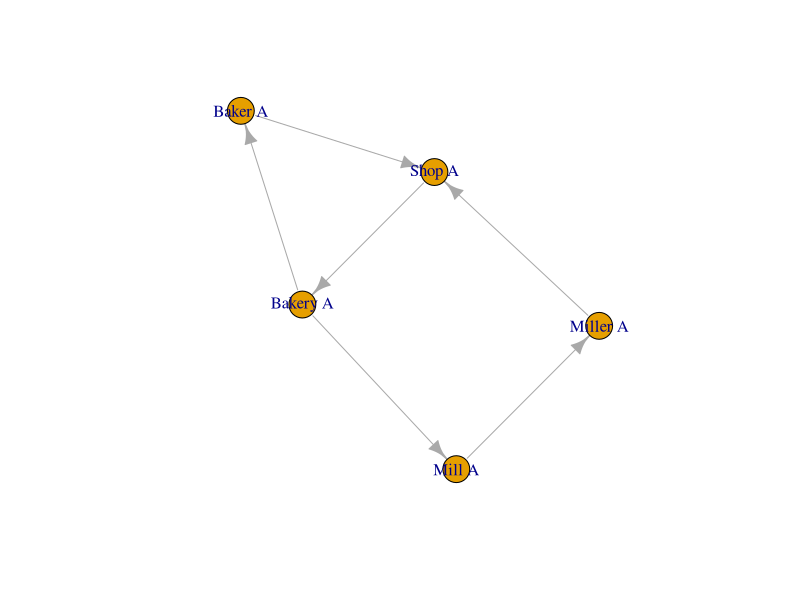

This figure's R source:
## ---- chunk 1
library(tidyverse)

economy <- tibble::tribble(
  ~source,    ~quantity,  ~unit,    ~type,    ~destination,
  'Bakery A',        10,  'loaf',   'bread',  'Shop A',
  'Shop A',          10,  '£',      'money',  'Bakery A',
  'Bakery A',        10,  '£',      'money',  'Baker A',
  'Baker A',         10,  'hour',   'time',   'Bakery A',
  'Shop A',           1,  'loaf',   'bread',  'Baker A',
  'Baker A',          1,  '£',      'money',  'Shop A',
  'Mill A',        1000,  'gram',   'flour',  'Bakery A',
  'Bakery A',         5,  '£',      'money',  'Mill A',
  'Mill A',           5,  '£',      'money',  'Miller A',
  'Miller A',         1,  '£',      'money',  'Shop A',
  'Shop A',           1,  'loaf',   'bread',  'Miller A',
)

DiagrammeR::grViz(
  paste0(
    "
      digraph {
          node [shape=record];
          rankdir=LR;
    ",
    economy %>%
      pivot_longer(
        cols = c(source, destination),
        values_to = 'actor',
        names_to = 'direction'
      ) %>%
      group_by(actor) %>%
      summarise(
        types = type %>%
                  unique() %>%
                  sort() %>%
                  list()
      ) %>%
      rowwise() %>%
      mutate(
        graphviz_node = glue::glue(
          "
          '{actor}' [
            label=<<TABLE BORDER='0' CELLBORDER='1' CELLSPACING='0'>
                            <TR><TD><B>{actor}</B></TD></TR>
          ",
          Map(
            function (x) {
              glue:: glue("<TR><TD PORT='{x}'>{x}</TD></TR>")
            },
            types
          ) %>%
            unlist() %>%
            Reduce(glue::glue, .),
          "
                        </TABLE>>
            shape = 'none'
          ];
          "
        )
      ) %>%
      `$`('graphviz_node') %>%
      Reduce(glue::glue, .),
    economy %>%
      mutate(
        graphviz_edge = glue::glue(
          "
            '{source}':'{type}':e -> '{destination}':'{type}':w
            [label='{quantity} {unit}'];
          "
        )
      ) %>%
      `$`('graphviz_edge') %>%
      Reduce(glue::glue, .),
    "
      }
    "
  )
)

money_flows <- economy %>%
  filter(
    type == 'money'
  )

money_nodes <- c(money_flows$source, money_flows$destination) %>% unique()

money_flows <- money_flows %>%
  mutate(
    source_id = match(source, money_nodes),
    destination_id = match(destination, money_nodes)
  )

money_graph <- igraph::make_empty_graph() %>%
  igraph::add_vertices(
    length(money_nodes),
    name = money_nodes
  ) %>%
  igraph::add_edges(
    money_flows[, c('source_id', 'destination_id')] %>%
        as.matrix() %>%
        t() %>%
        as.vector(),
      quantity = money_flows$quantity
  )

plot(money_graph)

# Adapted from <https://stackoverflow.com/a/55094319>
FindCycles <- function(g) {
    Cycles = NULL
    for(v1 in igraph::V(g)) {
        if(igraph::degree(g, v1, mode="in") == 0) { next }
        GoodNeighbors = igraph::neighbors(g, v1, mode="out")
        GoodNeighbors = GoodNeighbors[GoodNeighbors > v1]
        for(v2 in GoodNeighbors) {
          TempCyc = lapply(igraph::all_simple_paths(g, v2,v1, mode="out"), function(p) c(v1,p))
          TempCyc = TempCyc[which(sapply(TempCyc, length) > 3)]
          TempCyc = TempCyc[sapply(TempCyc, min) == sapply(TempCyc, `[`, 1)]
          Cycles  = c(Cycles, TempCyc)
        }
    }
    Cycles
}

money_graph %>%
  FindCycles() %>%
  Map(
    function (x) {
      list(
        igraph::E(money_graph)[enexpr(x)],
        min(igraph::E(money_graph)[enexpr(x)]$quantity)
      )
    },
    .
  )
